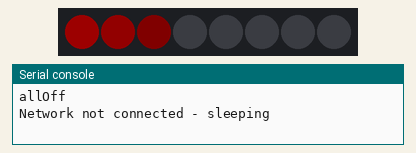
A program run on a simulated ESP8266 board running MicroPython. On the bench: 8 RGB LEDs in strip order, left to right, the last lines printed to the serial console. Dim RGB values are drawn brighter than linear; the clock reads 2024-03-15 10:24:30 at power-on unless the program sets it.

Above: at 0.01 s.
At 5.12 s:
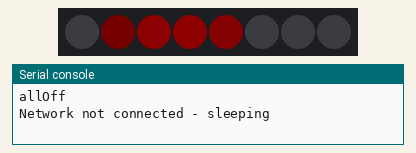
At 10.43 s:
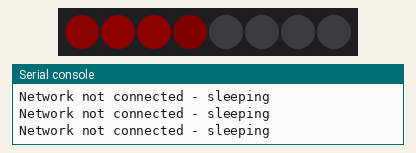
At 15.64 s:
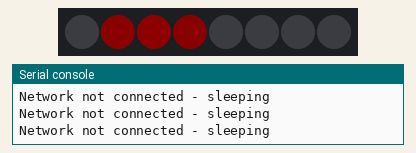
At 20.82 s:
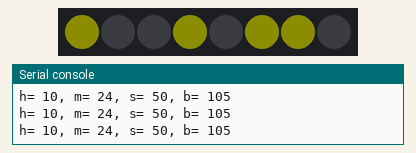
At 35.1 s:
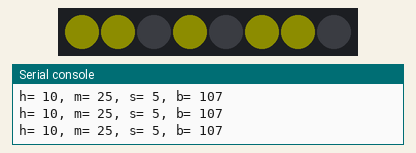
Timing chart, 0 to 36.6 s (numbered marks = the images above):
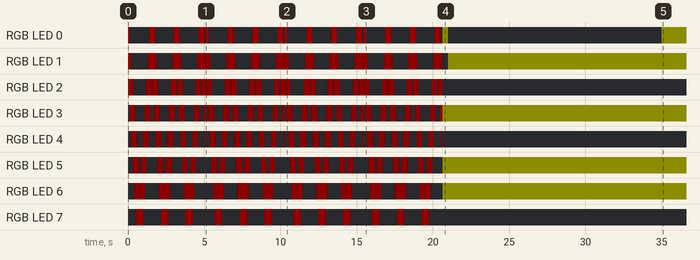

The program:

main.py
```python
""" LED Strip Control

Control led lights based on MQTT messages
"""
import machine
import math
import neopixel
import network
import ntptime
import time
import uos
from umqtt.simple import MQTTClient

pin = 4
lights = 8
np = neopixel.NeoPixel(machine.Pin(pin), lights)


def allOff():
    """ Turn all the lights off
    """
    print("allOff")
    for i in range(0, np.n):
        np[i] = (0, 0, 0)
    np.write()


def knight_rider(loop=100, delay=50):
    """ Show Knight Rider animation
    loop = number of loops
    delay = sleep time between steps
    based on sin function
    """
    periods = 16

    # syncrhonize the two cos waves
    # this math is based on measurements vs. understanding what's going on
    np_div = np.n / 3.3

    t = 0
    for i in range(0, loop):
        t += 1
        for p in range(0, np.n):

            # this controls speed - higher is faster
            f = t * 3.2

            v1 = math.cos(f / periods + p/np_div) - 0.7
            v1 = max(0, v1)

            v2 = math.cos(-f / periods + p/np_div) - 0.7
            v2 = max(0, v2)

            b = int(v1 * 50) + int(v2 * 50)

            np[p] = (b, 0, 0)

        np.write()
        time.sleep_ms(delay)


def connect_and_sync():
    """ Attempt wifi connection and ntp synchronization
    """

    w = network.WLAN(network.STA_IF)

    attempts = 4  # How many times to attempt network connection
    while not w.isconnected():
        # s.connect('ShArVa')
        print("Network not connected - sleeping")
        knight_rider()

        attempts -= 1
        if not attempts:
            return()

    print("Netowrk connected")
    knight_rider(200, 10)

    ntp_sync = False
    while not ntp_sync:
        try:
            print("NTP time sync")
            ntptime.settime()
        except:
            print("NTP fail")
            knight_rider(100, 5)
        else:
            print("NTP synced")
            ntp_sync = True

    knight_rider(200, 0)


def hour_glass():
    """ Display system clock binary
    first bit = 14.0625s
    """

    color_array = [
        (13, 13, 13),   # 9-10am-White
        (13, 13, 0),   # 10-11am-Yellow
        (0, 13, 0),   # 11-12pm-Green
        (13, 0, 0),   # 12-1pm-Red
        (13, 13, 13),   # 1-2pm-White
        (13, 13, 0),   # 2-3pm-Yellow
        (0, 13, 0),   # 3-4pm-Green
        (13, 0, 0),   # 5pm-6pm-Red
        (13, 0, 0),   # 8-9am-Red

    ]

    # ntptime.settime()
    # machine.RTC().datetime((2018, 5, 13, 0, 10, 59, 40, 0)) #  Test top of the hour
    connect_and_sync()

    nr = False
    lb = -1

    while True:

        t = machine.RTC().datetime()
        h = t[4]
        m = t[5]
        s = t[6]
        c = m * 60 + s
        b = int(c / 14.0625)

        # top of the hour - show night rider
        if (m == 0):
            if not nr:
                connect_and_sync()
                nr = True
        else:
            nr = False

        if b != lb:
            for p in range(0, np.n):
                if (b & pow(2, p)):
                    np[p] = color_array[h % 9]
                else:
                    np[p] = (0, 0, 0)
            np.write()
            print("write")
            lb = b

        print("h= {}, m= {}, s= {}, b= {}".format(h, m, s, b))
        time.sleep_ms(10)


""" Main control logic
"""

allOff()

hour_glass()
```
